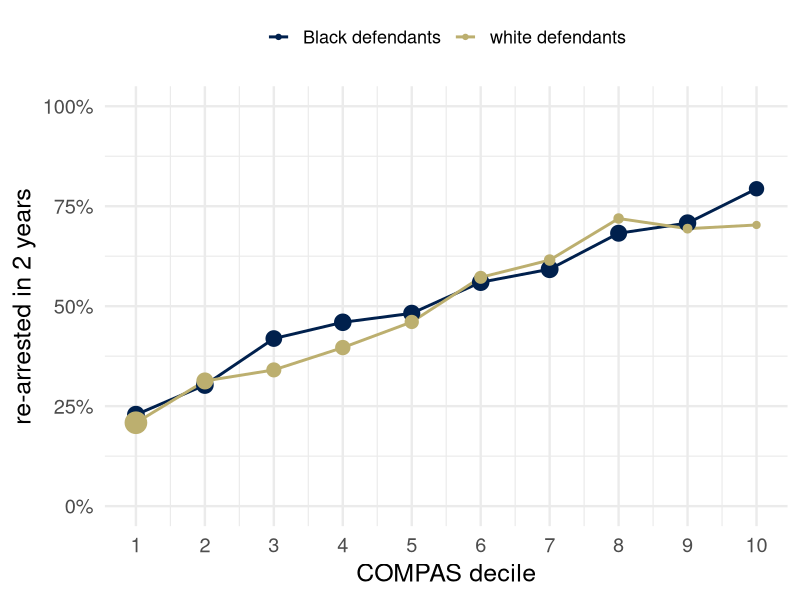
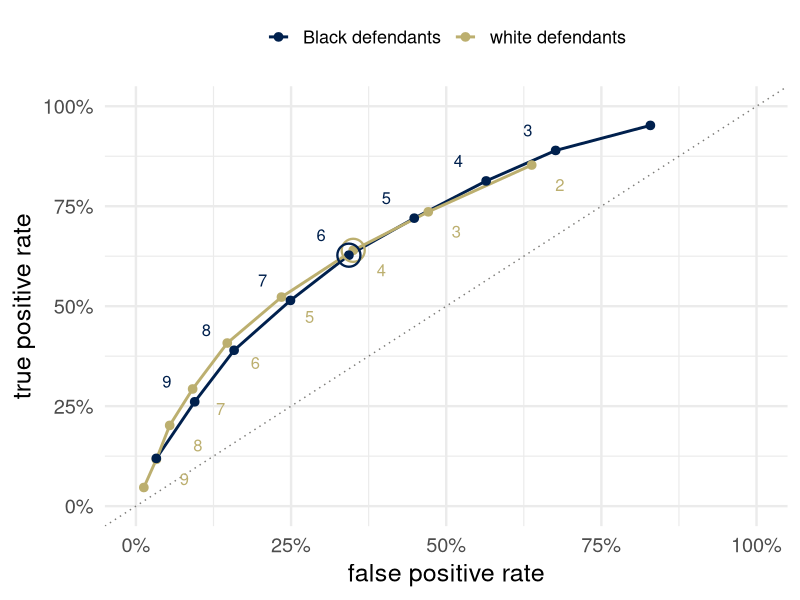

The R script that drew these images, in order:
## ---- chunk 1
library(ggplot2)
library(dplyr)
theme_set(theme_minimal(base_size = 18))
set.seed(313)
# cividis: navy, slate, gray, khaki, gold, yellow (viridisLite::cividis(9)[c(1, 3, 5, 6, 7, 9)])
navy <- "#00204D"; slate <- "#414D6B"; cgray <- "#7C7B78"; khaki <- "#9B9477"; gold <- "#BCAF6F"; yellow <- "#FFEA46"
two <- c(navy, gold)               # the two groups, wherever there are two

# COMPAS, Broward County, Florida: the people in ProPublica's two-year file
# (compas-scores-two-years.csv, github.com/propublica/compas-analysis, 7,214 rows) whose
# race is recorded as African-American or Caucasian (6,150), counted by decile score and
# by whether they were re-arrested within two years. Counts only; no row-level data.
# These counts reproduce the article's table: FPR 44.85 and 23.45, FNR 27.99 and 47.72.
counts <- read.csv("../../files/compas_counts.csv") |>
  mutate(group = factor(race, levels = c("African-American", "Caucasian"),
                        labels = c("Black defendants", "white defendants")))

# The four rates and two predictive values when "higher risk" means decile >= thr.
rates_at <- function(thr) {
  counts |>
    group_by(group) |>
    summarize(total = sum(n),           # not named n: later lines index the count column n
              p = sum(n[two_year_recid == 1]) / total,
              FPR = sum(n[decile >= thr & two_year_recid == 0]) / sum(n[two_year_recid == 0]),
              FNR = sum(n[decile <  thr & two_year_recid == 1]) / sum(n[two_year_recid == 1]),
              TPR = 1 - FNR,
              PPV = sum(n[decile >= thr & two_year_recid == 1]) / sum(n[decile >= thr]),
              NPV = sum(n[decile <  thr & two_year_recid == 0]) / sum(n[decile <  thr]),
              flagged = sum(n[decile >= thr]) / total,
              .groups = "drop") |>
    rename(n = total) |>
    mutate(threshold = thr)
}
at5 <- rates_at(5)
sweep <- bind_rows(lapply(1:10, rates_at))
pct <- function(x) sprintf("%.0f%%", 100 * x)
odds <- function(p) p / (1 - p)
big <- function(x) format(x, big.mark = ",")

# the two-by-two table of each group at the county's cutoff (decile 5 or above)
cells <- counts |>
  mutate(flag = decile >= 5) |>
  group_by(group) |>
  summarize(TP = sum(n[flag & two_year_recid == 1]), FN = sum(n[!flag & two_year_recid == 1]),
            FP = sum(n[flag & two_year_recid == 0]), TN = sum(n[!flag & two_year_recid == 0]),
            .groups = "drop")

# the observed ratio of false positive rates as the identity's three factors
or_p   <- odds(at5$p[1]) / odds(at5$p[2])
or_ppv <- ((1 - at5$PPV[1]) / at5$PPV[1]) / ((1 - at5$PPV[2]) / at5$PPV[2])
r_tpr  <- at5$TPR[1] / at5$TPR[2]
## ---- chunk 2
bind_rows(
  cells |> transmute(group = as.character(group), outcome = "re-arrested",
                     flagged = big(TP), `not flagged` = big(FN), `across the row` = paste("FNR", pct(FN / (TP + FN)))),
  cells |> transmute(group = as.character(group), outcome = "not re-arrested",
                     flagged = big(FP), `not flagged` = big(TN), `across the row` = paste("FPR", pct(FP / (FP + TN))))) |>
  arrange(group, desc(outcome == "re-arrested")) |>
  mutate(group = ifelse(duplicated(group), "", group)) |>
  rename(` ` = group, `  ` = outcome) |>
  knitr::kable(align = "llrrr")
## ---- chunk 3
cells |>
  transmute(` ` = as.character(group),
            `re-arrested, of those flagged` = paste0(big(TP), " of ", big(TP + FP), ": PPV ", pct(TP / (TP + FP))),
            `not re-arrested, of those not flagged` = paste0(big(TN), " of ", big(TN + FN), ": NPV ", pct(TN / (TN + FN)))) |>
  knitr::kable(align = "lrr")
## ---- chunk 4
counts |>
  group_by(group, decile) |>
  summarize(total = sum(n), rate = sum(n[two_year_recid == 1]) / total, .groups = "drop") |>
  ggplot(aes(decile, rate, color = group)) +
  geom_line(linewidth = 1) +
  geom_point(aes(size = total)) +
  scale_color_manual(values = two, name = NULL) +
  scale_size_area(max_size = 7, guide = "none") +
  scale_x_continuous(breaks = 1:10) +
  scale_y_continuous(labels = scales::percent_format(accuracy = 1), limits = c(0, 1)) +
  labs(x = "COMPAS decile", y = "re-arrested in 2 years") +
  theme(legend.position = "top", legend.text = element_text(size = 13))
## ---- chunk 5
# labels offset on opposite sides of the two curves; the pair 6 (Black) and 4 (white) circled
rocl <- sweep |>
  filter(threshold >= 2) |>
  mutate(nx = ifelse(group == "Black defendants", -0.045, 0.045),
         ny = ifelse(group == "Black defendants", 0.05, -0.05))
pair64 <- filter(rocl, (group == "Black defendants" & threshold == 6) | (group == "white defendants" & threshold == 4))
## ---- chunk 6
sweep |>
  filter(threshold >= 2) |>
  ggplot(aes(FPR, TPR, color = group)) +
  geom_abline(intercept = 0, slope = 1, linetype = "dotted", color = cgray) +
  geom_line(linewidth = 1) +
  geom_point(size = 2.6) +
  geom_point(data = pair64, shape = 21, size = 7, stroke = 1.2, fill = NA, show.legend = FALSE) +
  geom_text(data = rocl, aes(x = FPR + nx, y = TPR + ny, label = threshold), size = 4.2, show.legend = FALSE) +
  scale_color_manual(values = two, name = NULL) +
  scale_x_continuous(labels = scales::percent_format(accuracy = 1), limits = c(0, 1)) +
  scale_y_continuous(labels = scales::percent_format(accuracy = 1), limits = c(0, 1)) +
  labs(x = "false positive rate", y = "true positive rate") +
  theme(legend.position = "top", legend.text = element_text(size = 13))
